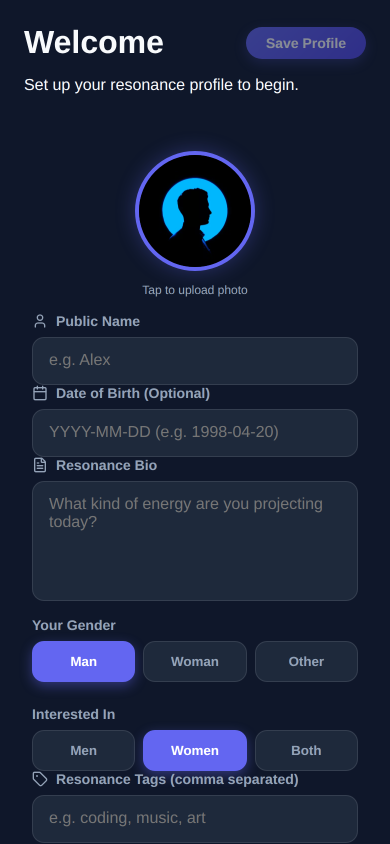
#> input picture fst/metadata/android/en-US/images/phoneScreenshots/1.png, 780 x 1688 px (shown at 1/2 size); its folder holds only this picture in this run
$ python generate_landscape.py
#> lines starting #> are read from the running program, lines starting #| are printed output that depends on the picture
import os
import glob
from PIL import Image, ImageDraw, ImageFilter

portrait_dir = '/home/bensiv/Projects/aura/fst/metadata/android/en-US/images/phoneScreenshots'
landscape_dir = '/home/bensiv/Projects/aura/fst/metadata/android/en-US/images/landscapeScreenshots'

os.makedirs(landscape_dir, exist_ok=True)

png_files = sorted(glob.glob(os.path.join(portrait_dir, '*.png')))

for filepath in png_files:
    filename = os.path.basename(filepath)
    print(f"Generating landscape format for {filename}...")

    # Load original portrait screenshot
    portrait_im = Image.open(filepath)
#> portrait_im is the input picture: PIL image 780x1688 RGB; mean R, G, B 26.7, 36.2, 59

    # Create 1920x1080 canvas
    canvas_w = 1920
    canvas_h = 1080
    canvas = Image.new('RGB', (canvas_w, canvas_h))
#> canvas: PIL image 1920x1080 RGB; every value is 0

    # Draw premium gradient background (#0F172A to #1E293B)
    draw = ImageDraw.Draw(canvas)
    color_start = (15, 23, 42)
    color_end = (30, 41, 59)
    for y in range(canvas_h):
        t = y / float(canvas_h)
        r = int(color_start[0] * (1 - t) + color_end[0] * t)
        g = int(color_start[1] * (1 - t) + color_end[1] * t)
        b = int(color_start[2] * (1 - t) + color_end[2] * t)
        draw.line([(0, y), (canvas_w, y)], fill=(r, g, b))

    # Scale portrait screenshot to fit height 960 (preserving 9:16 ratio)
    screen_h = 960
    screen_w = 540
    screen_resized = portrait_im.resize((screen_w, screen_h), Image.Resampling.LANCZOS)
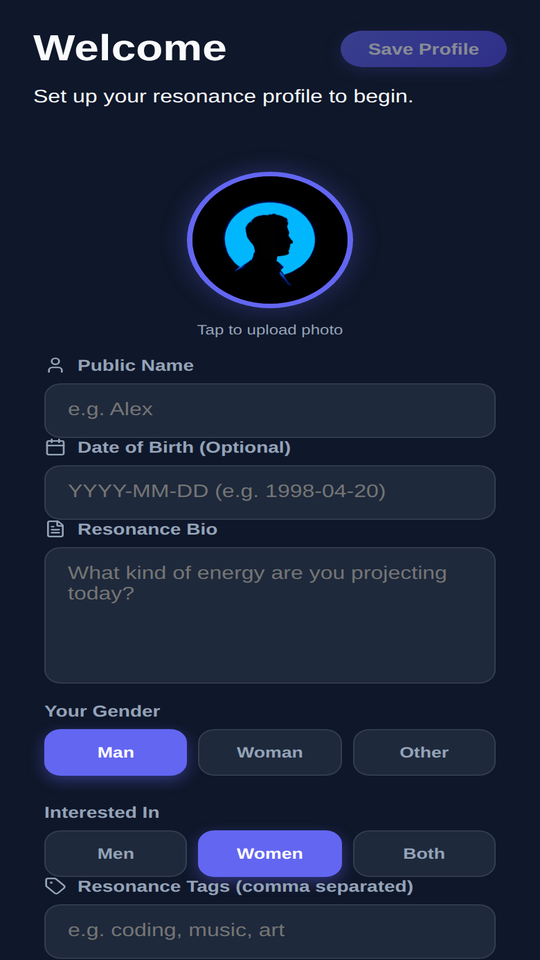
#> screen_resized: PIL image 540x960 RGB; mean R, G, B 26.7, 36.2, 59

    # Center coordinates
    px = (canvas_w - screen_w) // 2
    py = (canvas_h - screen_h) // 2

    # Draw a beautiful mockup container behind the screenshot (with matching #6366F1 indigo glow)
    glow_border = 4
    glow_box = [px - glow_border, py - glow_border, px + screen_w + glow_border, py + screen_h + glow_border]
    draw.rounded_rectangle(glow_box, radius=24, fill=(99, 102, 241)) # Aura indigo accent

    # Paste screenshot inside the container (overlapping rounded corners slightly for look)
    # To mask rounded corners on the screen, we create a rounded rectangle mask
    mask = Image.new('L', (screen_w, screen_h), 0)
#> mask: PIL image 540x960 L; every value is 0
    mask_draw = ImageDraw.Draw(mask)
    mask_draw.rounded_rectangle([0, 0, screen_w, screen_h], radius=20, fill=255)

    canvas.paste(screen_resized, (px, py), mask)
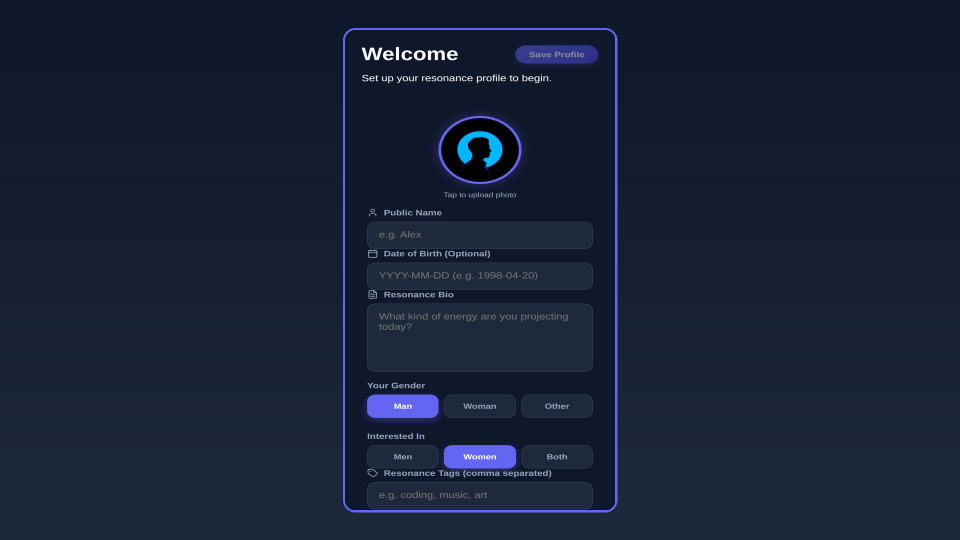
#> canvas: PIL image 1920x1080 RGB (shown at 1/2 size); mean R, G, B 23.7, 33.1, 53.5

    # Save PNG version
    canvas.save(os.path.join(landscape_dir, filename), 'PNG')

    # Save JPEG version
    jpeg_filename = os.path.splitext(filename)[0] + '.jpg'
    canvas.save(os.path.join(landscape_dir, jpeg_filename), 'JPEG', quality=95)
    print(f"Successfully generated {filename} (PNG) and {jpeg_filename} (JPEG) at 1920x1080!")

$ run again, on fst/metadata/android/en-US/images/phoneScreenshots/3.png
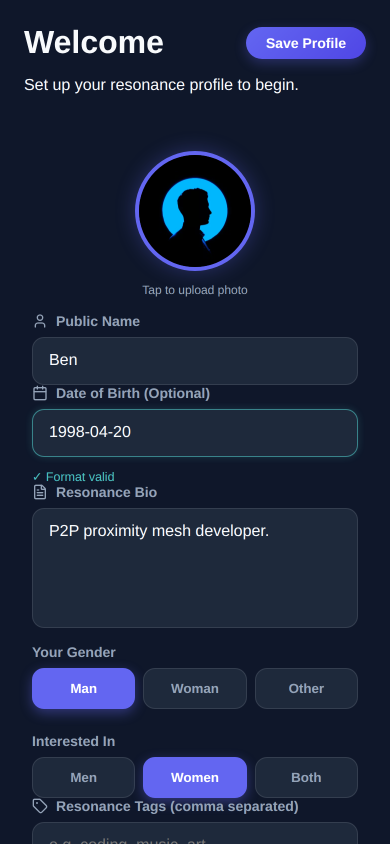
#> input picture fst/metadata/android/en-US/images/phoneScreenshots/3.png, 780 x 1688 px (shown at 1/2 size)
#> portrait_im is the input picture: PIL image 780x1688 RGB; mean R, G, B 27, 36.7, 60.2
#> `screen_resized = portrait_im.resize((screen_w, screen_h), Image.Resamp..`:
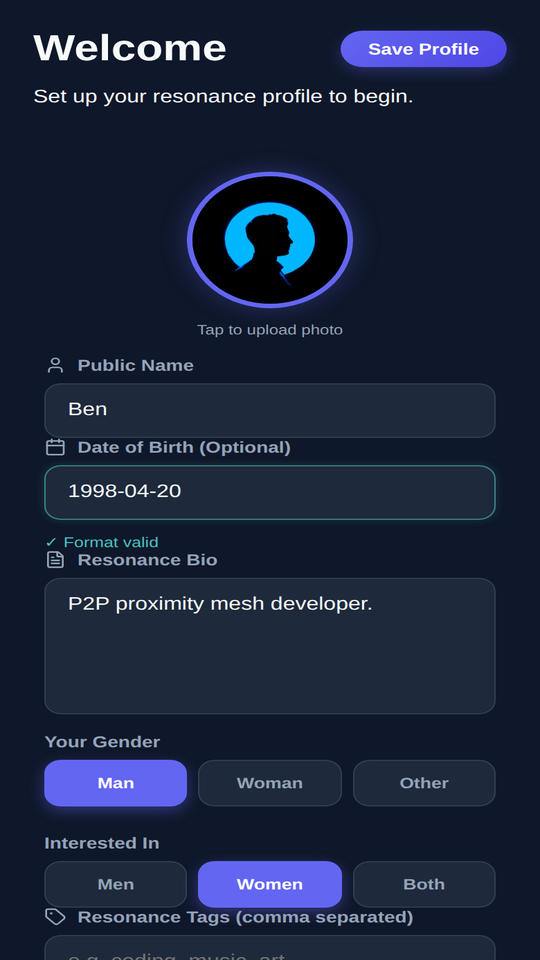
#> screen_resized: PIL image 540x960 RGB; mean R, G, B 27, 36.7, 60.2
#> mask: PIL image 540x960 L; every value is 0
#> `canvas.paste(screen_resized, (px, py), mask)`:
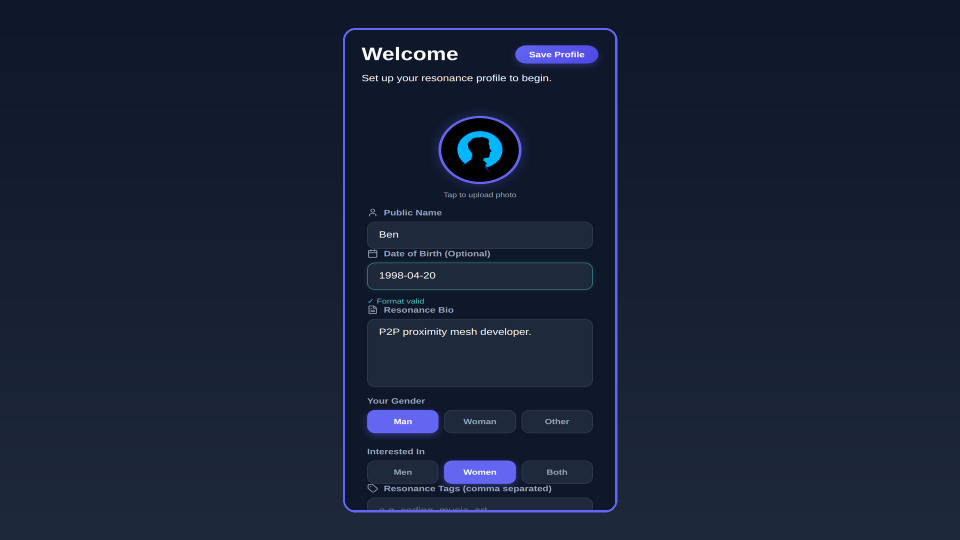
#> canvas: PIL image 1920x1080 RGB (shown at 1/2 size); mean R, G, B 23.7, 33.3, 53.8

$ run again, on fst/metadata/android/en-US/images/phoneScreenshots/3_dark.png
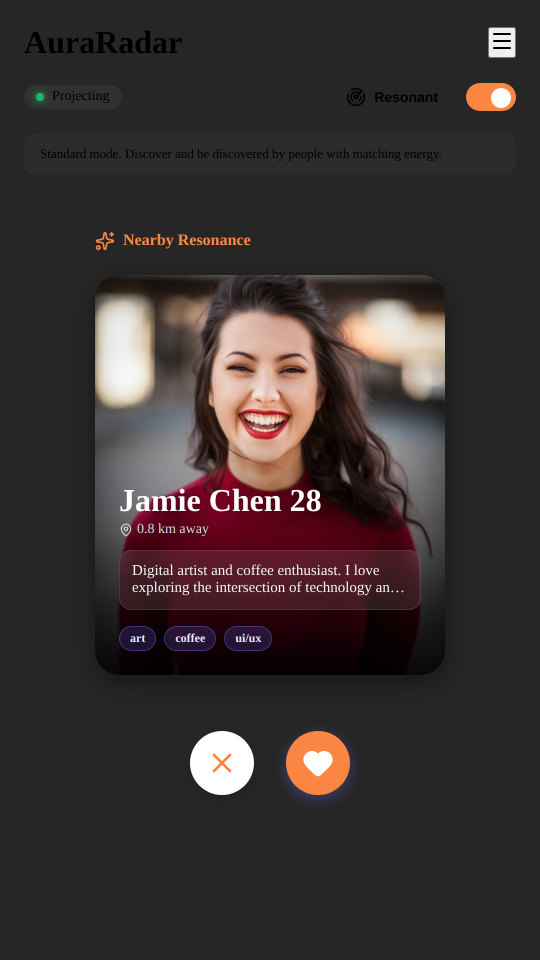
#> input picture fst/metadata/android/en-US/images/phoneScreenshots/3_dark.png, 1080 x 1920 px (shown at 1/2 size)
#> portrait_im is the input picture: PIL image 1080x1920 RGB; mean R, G, B 57.4, 49.4, 49
#> `screen_resized = portrait_im.resize((screen_w, screen_h), Image.Resamp..`:
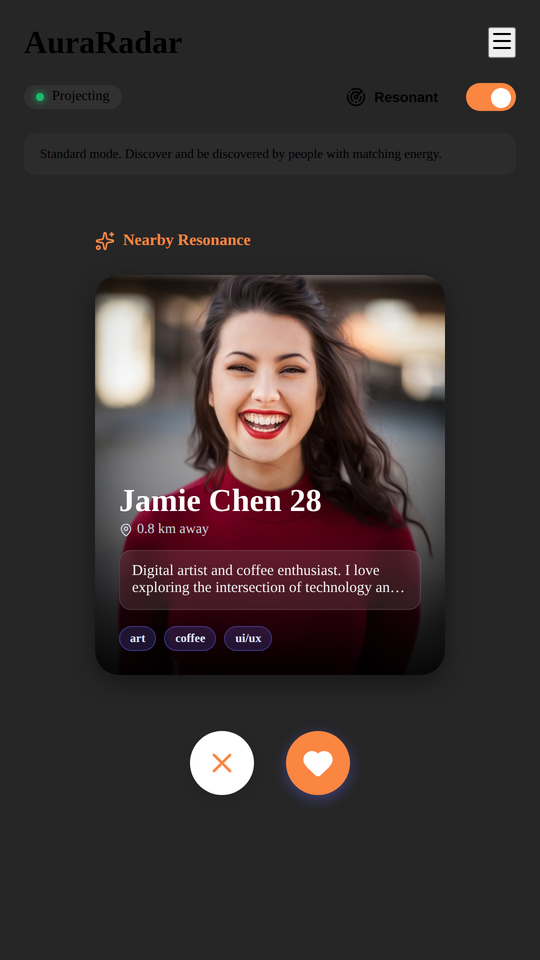
#> screen_resized: PIL image 540x960 RGB; mean R, G, B 57.4, 49.4, 49
#> mask: PIL image 540x960 L; every value is 0
#> `canvas.paste(screen_resized, (px, py), mask)`:
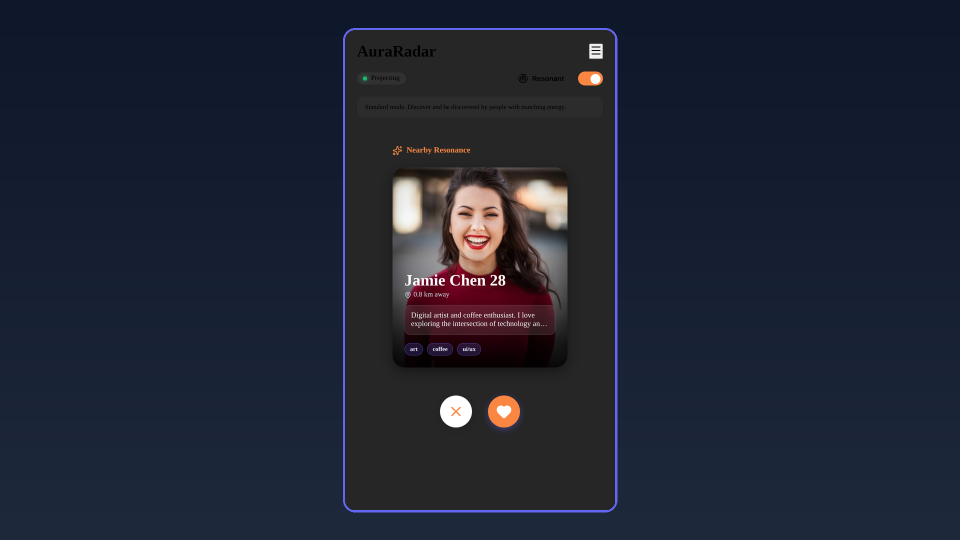
#> canvas: PIL image 1920x1080 RGB (shown at 1/2 size); mean R, G, B 31.3, 36.4, 51

$ run again, on fst/metadata/android/en-US/images/phoneScreenshots/4.png
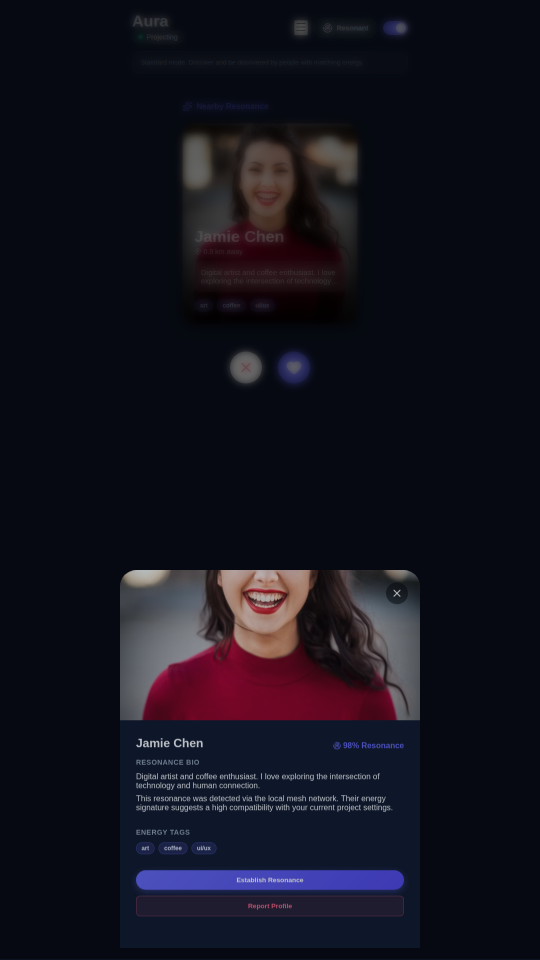
#> input picture fst/metadata/android/en-US/images/phoneScreenshots/4.png, 1080 x 1920 px (shown at 1/2 size)
#> portrait_im is the input picture: PIL image 1080x1920 RGB; mean R, G, B 18.7, 18.1, 28
#> `screen_resized = portrait_im.resize((screen_w, screen_h), Image.Resamp..`:
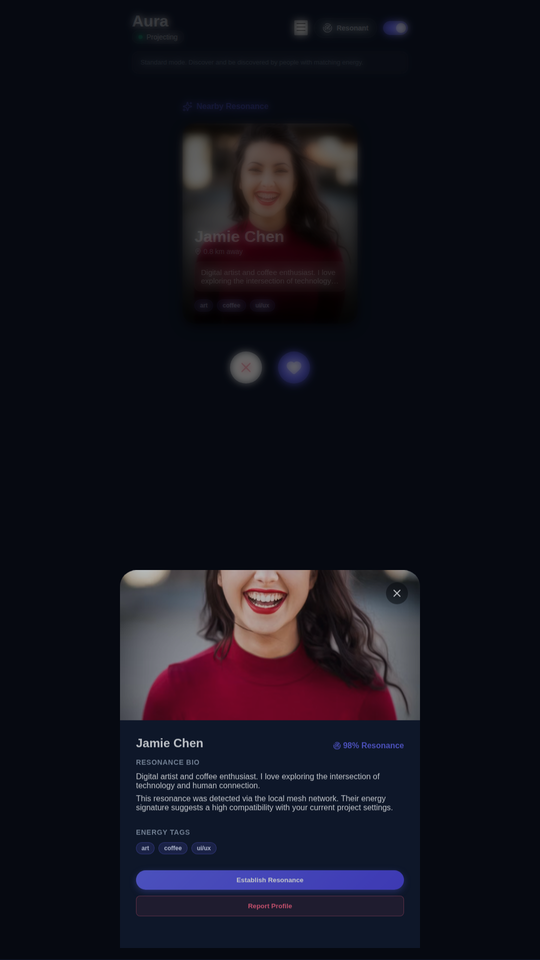
#> screen_resized: PIL image 540x960 RGB; mean R, G, B 18.7, 18.1, 28
#> mask: PIL image 540x960 L; every value is 0
#> `canvas.paste(screen_resized, (px, py), mask)`:
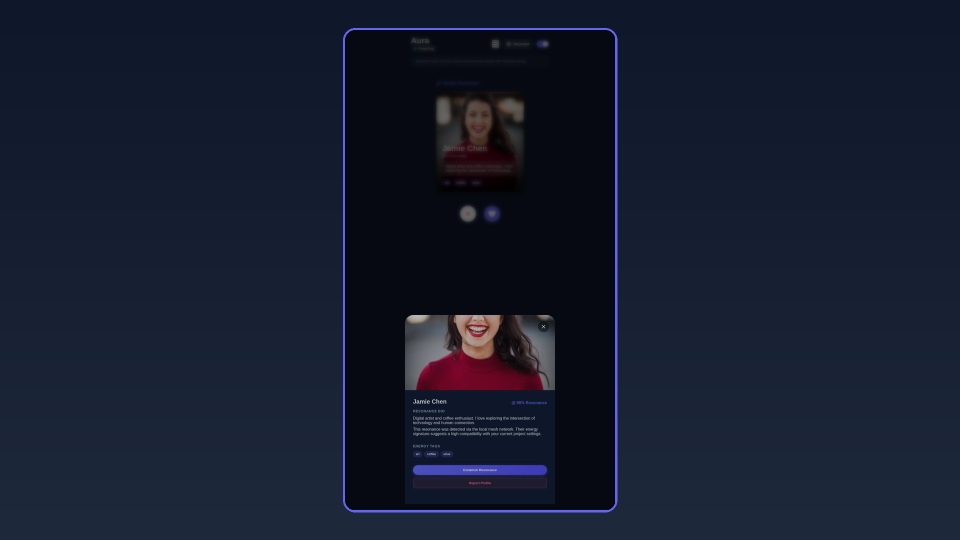
#> canvas: PIL image 1920x1080 RGB (shown at 1/2 size); mean R, G, B 21.7, 28.6, 45.7

$ run again, on fst/metadata/android/en-US/images/phoneScreenshots/1_dark.png
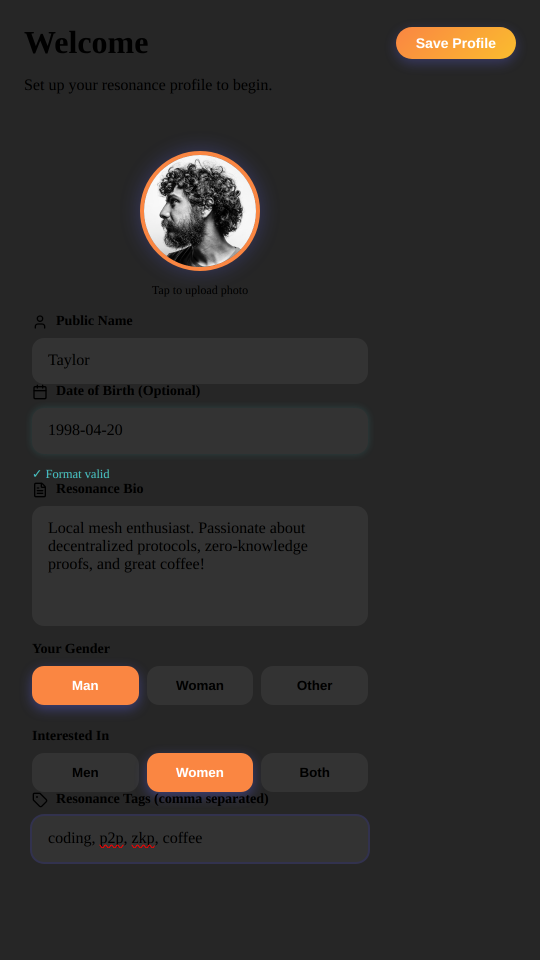
#> input picture fst/metadata/android/en-US/images/phoneScreenshots/1_dark.png, 1080 x 1920 px (shown at 1/2 size)
#> portrait_im is the input picture: PIL image 1080x1920 RGB; mean R, G, B 47.2, 44.6, 43.2
#> `screen_resized = portrait_im.resize((screen_w, screen_h), Image.Resamp..`:
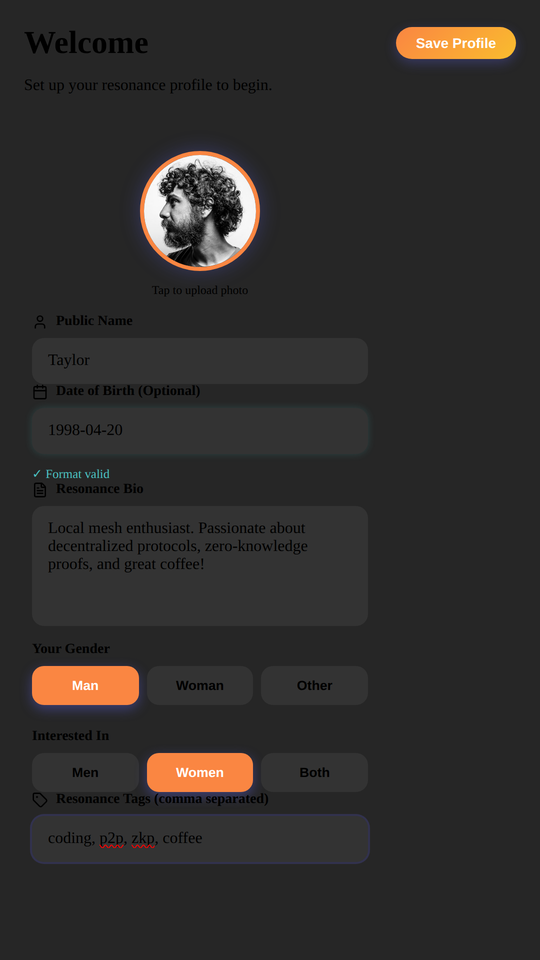
#> screen_resized: PIL image 540x960 RGB; mean R, G, B 47.2, 44.7, 43.2
#> mask: PIL image 540x960 L; every value is 0
#> `canvas.paste(screen_resized, (px, py), mask)`:
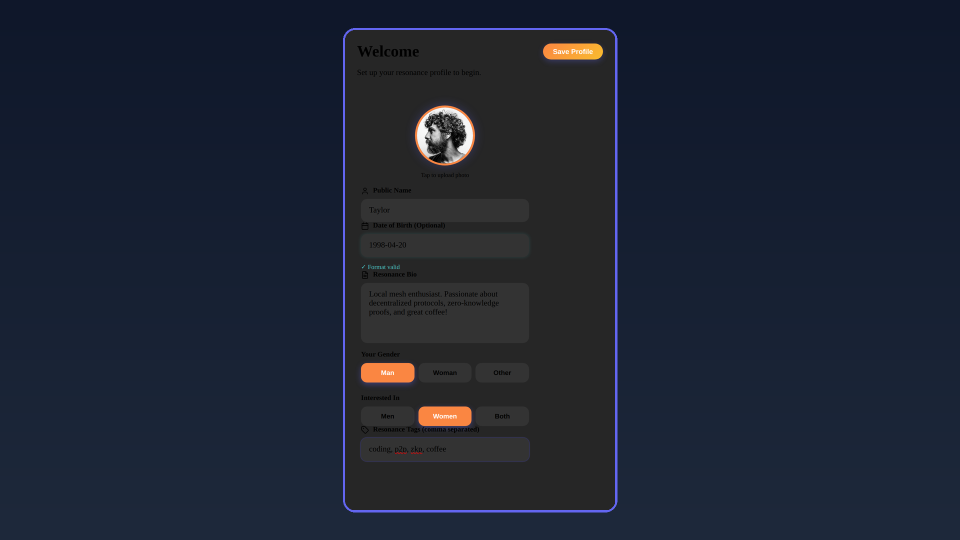
#> canvas: PIL image 1920x1080 RGB (shown at 1/2 size); mean R, G, B 28.8, 35.2, 49.5
